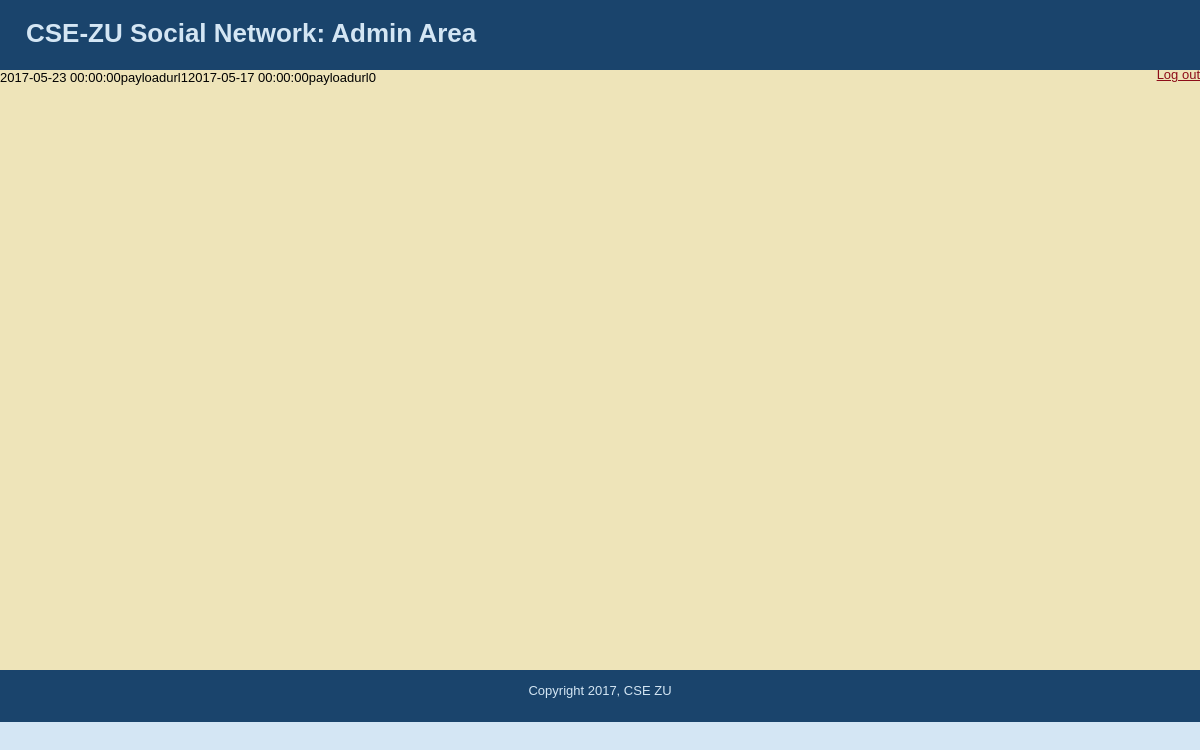
The page /pages/home/notifications.php (signed in) on the database its author committed.
### tables this page shows
CREATE TABLE IF NOT EXISTS `notification` (
  `notification_id` INT UNSIGNED NOT NULL AUTO_INCREMENT,
  `header_id` INT UNSIGNED NOT NULL,
  `read` BIT NULL,
  `payload` TEXT NULL,
  `time` DATETIME NULL,
  `redirection_url` TEXT NULL,
  PRIMARY KEY (`notification_id`, `header_id`),
  UNIQUE INDEX `notification_id_UNIQUE` (`notification_id` ASC),
  CONSTRAINT `header_id_header_id_notification`
    FOREIGN KEY (`header_id`)
    REFERENCES `notification_header` (`header_id`)
    ON DELETE NO ACTION
    ON UPDATE NO ACTION);

### includes/session.php (called while the page is built, shortened)
<?php
	function admin_check(){
		return isset($_SESSION['admin']);
	}
?>

### pages/home/notifications.php (the view, shortened to what this page needs)
<?php
	require_once("../../includes/session.php");
?>
<?php
	global $connection;
?>
<?php
	if(admin_check()){
		include("../../includes/header_admin.php");
	}else{
		include("../../includes/header.php");
		include("../../includes/sidebar.php");
	}
?>
<?php
	$user_id = $_SESSION['user_id'];
	$query = "SELECT * FROM notification WHERE header_id =  ";
	$query .= "(SELECT header_id FROM notification_header WHERE user_id = ? )";
	$query .= "ORDER BY time DESC LIMIT 50";
	$get_notifications_stmt =  mysqli_prepare($connection, $query);
	mysqli_stmt_bind_param($get_notifications_stmt, "i", $user_id);
	mysqli_stmt_execute($get_notifications_stmt);
	$result = mysqli_stmt_get_result($get_notifications_stmt);
	while ( $row = mysqli_fetch_assoc($result)) {
		echo htmlentities($row["time"]);
		echo htmlentities($row["payload"]);
		echo htmlentities($row["redirection_url"]);
		echo htmlentities($row["read"]);
	}
?>
<?php
	if(admin_check()){
		include("../../includes/footer_admin.php");
	}else{
		include("../../includes/footer.php");
	}
?>

### stylesheets/public.css (style rules this page uses)
html { height: 100%; width: 100%; }
body { width: 100%; height: 100%; margin: 0px; padding: 0px; border: 0px; font-family: Verdana, Arial, Helvetica, sans-serif; background: #D4E6F4; font-size: 13px; line-height: 15px; }

### rows shown on the page
notification: time "2017-05-23 00:00:00", payload "payload", redirection_url "url", read "1"
notification: time "2017-05-17 00:00:00", payload "payload", redirection_url "url", read "0"
